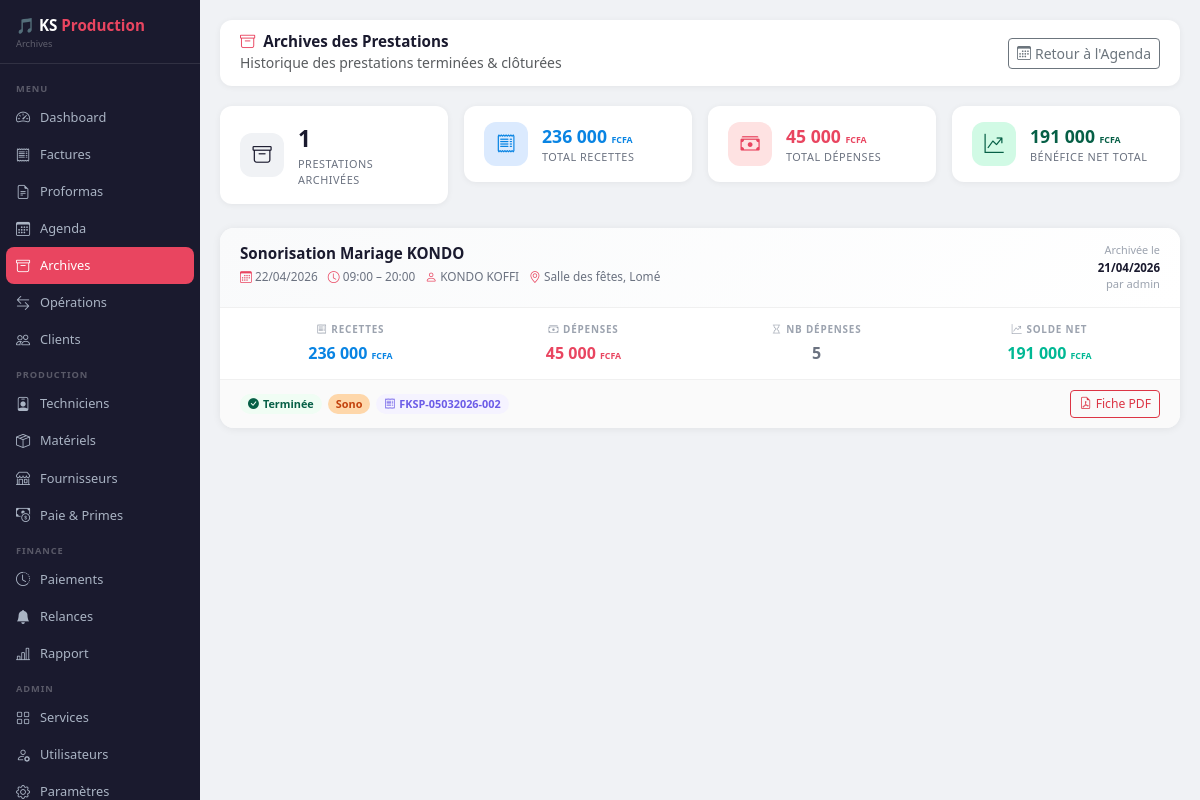
The page /agenda/prestations/archivees (signed in) on the database as committed earlier.
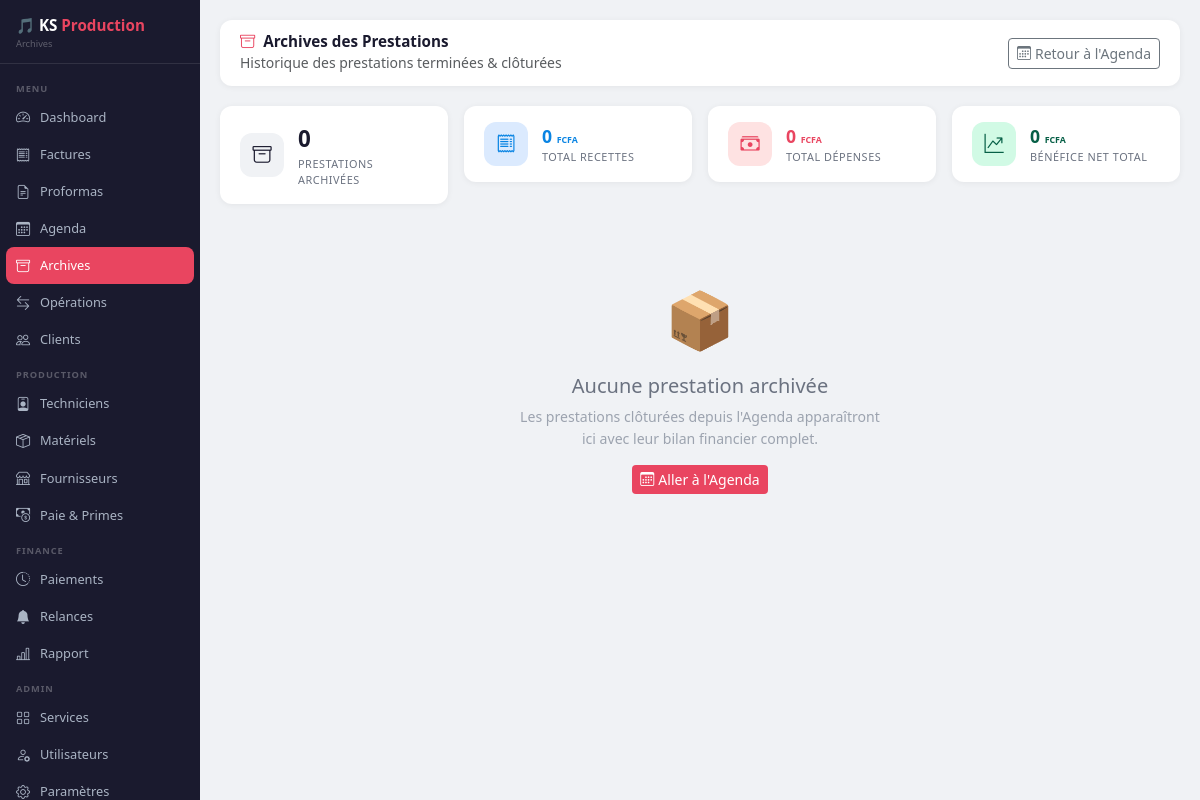
The same page on the database as committed later.
### database.py (models this page shows)
class Evenement(db.Model):
    __tablename__ = 'evenement'
    id            = db.Column(db.Integer, primary_key=True)
    titre         = db.Column(db.String(200), nullable=False)
    date          = db.Column(db.Date, default=datetime.utcnow)
    heure_debut   = db.Column(db.String(10), nullable=True)
    heure_fin     = db.Column(db.String(10), nullable=True)
    nom_client    = db.Column(db.String(150), nullable=True)
    service       = db.Column(db.String(200), nullable=True)
    section       = db.Column(db.String(50),  nullable=True)
    lieu          = db.Column(db.String(200), nullable=True)
    notes         = db.Column(db.Text,        nullable=True)
    statut        = db.Column(db.String(30),  default='Confirmé')
    cree_par      = db.Column(db.String(80),  nullable=True)
    date_creation = db.Column(db.DateTime,    default=datetime.utcnow)
    facture_id    = db.Column(db.Integer, db.ForeignKey('factures.id'), nullable=True)
    facture       = db.relationship('Facture', foreign_keys=[facture_id], lazy=True)

class PrestationArchivee(db.Model):
    __tablename__   = 'prestation_archivee'
    id              = db.Column(db.Integer, primary_key=True)
    evenement_id    = db.Column(db.Integer, db.ForeignKey('evenement.id'), nullable=False, unique=True)
    evenement       = db.relationship('Evenement', backref='archive', lazy=True)
    date_archivage  = db.Column(db.DateTime,  default=datetime.utcnow)
    total_recettes  = db.Column(db.Float,     default=0)
    total_depenses  = db.Column(db.Float,     default=0)
    benefice_net    = db.Column(db.Float,     default=0)
    nb_depenses     = db.Column(db.Integer,   default=0)
    operation_id    = db.Column(db.Integer,   nullable=True)
    archive_par     = db.Column(db.String(80), nullable=True)
    notes           = db.Column(db.Text,      nullable=True)

class Facture(db.Model):
    __tablename__  = 'factures'
    id             = db.Column(db.Integer, primary_key=True)
    numero         = db.Column(db.String(30), unique=True, nullable=False)
    date           = db.Column(db.DateTime, default=datetime.now)
    nom_client     = db.Column(db.String(100), nullable=False)
    service        = db.Column(db.String(200), nullable=False)
    montant_ttc    = db.Column(db.Float, nullable=False)
    mode_paiement  = db.Column(db.String(50))
    etat_paiement  = db.Column(db.String(20), default='Non Payer')
    type_operation = db.Column(db.String(20), default='Recettes')
    categorie      = db.Column(db.String(20), default='Facture')
    section        = db.Column(db.String(50))
    cree_par       = db.Column(db.String(50))
    montant_paye   = db.Column(db.Float, default=0)
    reste_du       = db.Column(db.Float, default=0)

### app.py (the view)
@app.route('/agenda/prestations/archivees')
def prestations_archivees():
    if 'username' not in session: return redirect(url_for('login'))
    archives = PrestationArchivee.query.order_by(PrestationArchivee.date_archivage.desc()).all()
    return render_template('prestations_archivees.html',
        archives=archives, username=session['username'], role=session['role'])

### templates/prestations_archivees.html (shortened to what the changed rows need)
<!DOCTYPE html>
<html lang="fr">
<head>
    <link href="https://cdn.jsdelivr.net/npm/bootstrap@5.3.0/dist/css/bootstrap.min.css" rel="stylesheet">
    <link href="https://cdn.jsdelivr.net/npm/bootstrap-icons@1.10.5/font/bootstrap-icons.css" rel="stylesheet">
</head>
<body>
<div class="main-content">
    <div class="row g-3 mb-4">
        <div class="col-6 col-lg-3">
            <div class="stat-card">
                <div><div class="stat-val">{{ archives|length }}</div><div class="stat-lbl">Prestations archivées</div></div>
            </div>
        </div>
        <div class="col-6 col-lg-3">
            <div class="stat-card">
                <div>
                    <div class="stat-val" style="color:#0984e3; font-size:1.1rem;">
                        {{ "{:,.0f}".format(archives|sum(attribute='total_recettes')).replace(',', ' ') }}
                        <small style="font-size:.55rem;">FCFA</small>
                    </div>
                    <div class="stat-lbl">Total recettes</div>
                </div>
            </div>
        </div>
        <div class="col-6 col-lg-3">
            <div class="stat-card">
                <div>
                    <div class="stat-val" style="color:#e94560; font-size:1.1rem;">
                        {{ "{:,.0f}".format(archives|sum(attribute='total_depenses')).replace(',', ' ') }}
                        <small style="font-size:.55rem;">FCFA</small>
                    </div>
                    <div class="stat-lbl">Total dépenses</div>
                </div>
            </div>
        </div>
        <div class="col-6 col-lg-3">
            {% set total_solde = archives|sum(attribute='benefice_net') %}
            <div class="stat-card">
                <div>
                    <div class="stat-val" style="color:{{ '#065f46' if total_solde >= 0 else '#991b1b' }}; font-size:1.1rem;">
                        {{ "{:,.0f}".format(total_solde).replace(',', ' ') }}
                        <small style="font-size:.55rem;">FCFA</small>
                    </div>
                    <div class="stat-lbl">Bénéfice net total</div>
                </div>
            </div>
        </div>
    </div>
    {% if archives %}
    {% for arch in archives %}
    {% set evt = arch.evenement %}
    <div class="archive-card" onclick="voirDetailArchive({{ arch.evenement_id }}, '{{ (evt.titre if evt else 'Prestation #'+arch.evenement_id|string)|replace("'","\'")|e }}')" style="cursor:pointer;">
        <div class="arch-header">
            <div>
                <div class="arch-titre">
                    {% if evt %}{{ evt.titre }}{% else %}Prestation #{{ arch.evenement_id }}{% endif %}
                </div>
                <div class="arch-meta">
                    {% if evt %}
                    {% if evt.date %}<span><i class="bi bi-calendar3"></i> {{ evt.date.strftime('%d/%m/%Y') }}</span>{% endif %}
                    {% if evt.heure_debut %}<span><i class="bi bi-clock"></i> {{ evt.heure_debut }}{% if evt.heure_fin %} – {{ evt.heure_fin }}{% endif %}</span>{% endif %}
                    {% if evt.nom_client %}<span><i class="bi bi-person"></i> {{ evt.nom_client }}</span>{% endif %}
                    {% if evt.lieu %}<span><i class="bi bi-geo-alt"></i> {{ evt.lieu }}</span>{% endif %}
                    {% endif %}
                </div>
            </div>
            <div class="arch-date-archive">
                <div style="font-size:.68rem; color:#9ca3af;">Archivée le</div>
                <div style="font-weight:700; color:var(--ks-primary);">{{ arch.date_archivage.strftime('%d/%m/%Y') }}</div>
                <div style="font-size:.7rem; color:#9ca3af;">par {{ arch.archive_par or '—' }}</div>
            </div>
        </div>
        <div class="arch-bilan">
            <div class="bilan-cell">
                <div class="bilan-label"><i class="bi bi-receipt me-1"></i>Recettes</div>
                <div class="bilan-val bilan-rec">{{ "{:,.0f}".format(arch.total_recettes).replace(',', ' ') }} <small style="font-size:.55rem;">FCFA</small></div>
            </div>
            <div class="bilan-cell">
                <div class="bilan-label"><i class="bi bi-cash-stack me-1"></i>Dépenses</div>
                <div class="bilan-val bilan-dep">{{ "{:,.0f}".format(arch.total_depenses).replace(',', ' ') }} <small style="font-size:.55rem;">FCFA</small></div>
            </div>
            <div class="bilan-cell">
                <div class="bilan-label"><i class="bi bi-hourglass me-1"></i>Nb dépenses</div>
                <div class="bilan-val" style="color:#6b7280;">{{ arch.nb_depenses }}</div>
            </div>
            <div class="bilan-cell">
                <div class="bilan-label"><i class="bi bi-graph-up-arrow me-1"></i>Solde net</div>
                {% set solde = arch.benefice_net %}
                <div class="bilan-val {{ 'bilan-solde-pos' if solde >= 0 else 'bilan-solde-neg' }}">
                    {{ "{:,.0f}".format(solde).replace(',', ' ') }} <small style="font-size:.55rem;">FCFA</small>
                </div>
            </div>
        </div>
        <div class="arch-footer">
            <div class="arch-tags">
                <span class="arch-tag tag-archive"><i class="bi bi-check-circle-fill me-1"></i>Terminée</span>
                {% if evt %}
                {% if evt.section == 'Studio' %}<span class="arch-tag tag-section-s">Studio</span>
                {% elif evt.section == 'Sonorisation' %}<span class="arch-tag tag-section-o">Sono</span>
                {% elif evt.section %}<span class="arch-tag tag-section-g">{{ evt.section }}</span>{% endif %}
                {% if evt.facture %}<span class="arch-tag" style="background:#f5f3ff;color:#6c5ce7;">
                    <i class="bi bi-receipt me-1"></i>{{ evt.facture.numero }}</span>{% endif %}
                {% endif %}
            </div>
            <div style="display:flex; gap:8px;">
                {% if evt %}
                <button onclick="event.stopPropagation(); ouvrirFichePDFArchive({{ arch.evenement_id }})"
                   class="btn btn-sm btn-outline-danger" style="font-size:.76rem;">
                    <i class="bi bi-file-earmark-pdf me-1"></i>Fiche PDF
                </button>
                {% endif %}
            </div>
        </div>
    </div>
    {% endfor %}
    {% else %}
    <div class="text-center py-5">
        <div style="font-size:3.5rem; margin-bottom:14px;">📦</div>
        <h5 style="color:#6b7280;">Aucune prestation archivée</h5>
        <p style="font-size:.88rem; color:#9ca3af; max-width:360px; margin:8px auto;">
            Les prestations clôturées depuis l'Agenda apparaîtront ici avec leur bilan financier complet.
        </p>
        <a href="/agenda" class="btn btn-sm" style="background:var(--ks-accent);color:#fff;border:none;margin-top:8px;">
            <i class="bi bi-calendar3 me-1"></i>Aller à l'Agenda
        </a>
    </div>
    {% endif %}
</div>
</body>
</html>

Rows that differ between the two databases and show on the page:
removed PrestationArchivee: date_archivage "21/04/2026", archive_par "admin", total_recettes "236 000", total_depenses "45 000", nb_depenses "5", benefice_net "191 000"
no longer on this page (row edited): Evenement: titre "Sonorisation Mariage KONDO", date "22/04/2026", heure_debut "09:00", heure_fin "20:00", nom_client "KONDO KOFFI", lieu "Salle des fêtes, Lomé"
no longer on this page (row edited): Facture: facture.numero "FKSP-05032026-002"
Other text that changed with them:
{{ archives|length }}: "1" → "0"
{{ "{:,.0f}".format(total_solde).replace(',', ' ') }}: "191 000" → "0"
text no longer shown: "236 000 45 000"
text now shown: "0 0 📦 Aucune prestation archivée Les prestations clôturées depuis l'Agenda apparaîtront ici avec leur bilan financier complet. Aller à l'Agenda"
